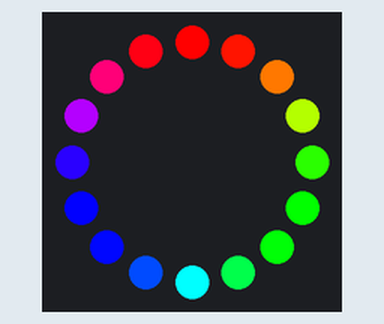
The sketch below on a simulated Arduino Nano, built with avr-gcc and run on an emulated ATmega328P. Parts: 16 RGB LEDs in a ring, first at the top, clockwise.

Above: at 0.18 s.
At 0.82 s:
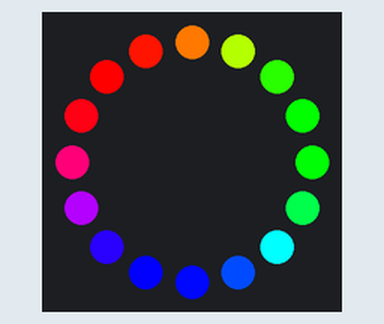
At 1.46 s:
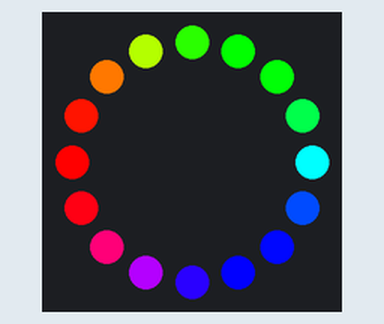
At 2.74 s:
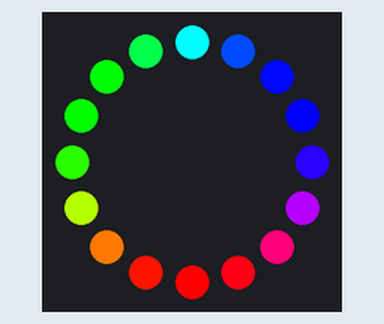
At 4.02 s:
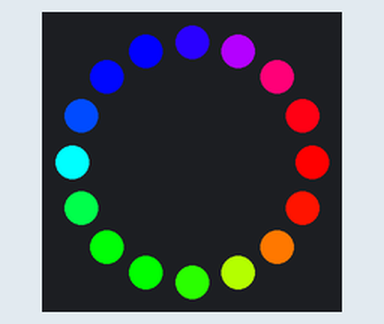
At 5.63 s:
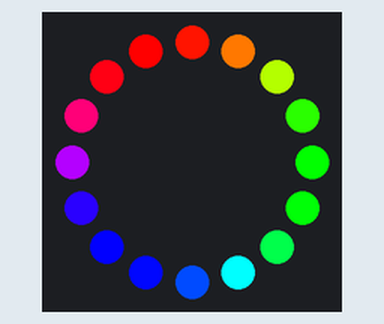

Measured:
- by itself, everything shown: repeats every 5.1 s, in 16 steps

The sketch:

ring.ino
```cpp
#include <Adafruit_NeoPixel.h>

#define PIN 6
#define NUMPIXELS 16

Adafruit_NeoPixel ring(NUMPIXELS, PIN, NEO_GRB + NEO_KHZ800);
uint16_t firstHue = 0;

void setup() {
  ring.begin();
}

void loop() {
  ring.rainbow(firstHue);
  ring.show();
  firstHue += 4096;
  delay(300);
}
```
